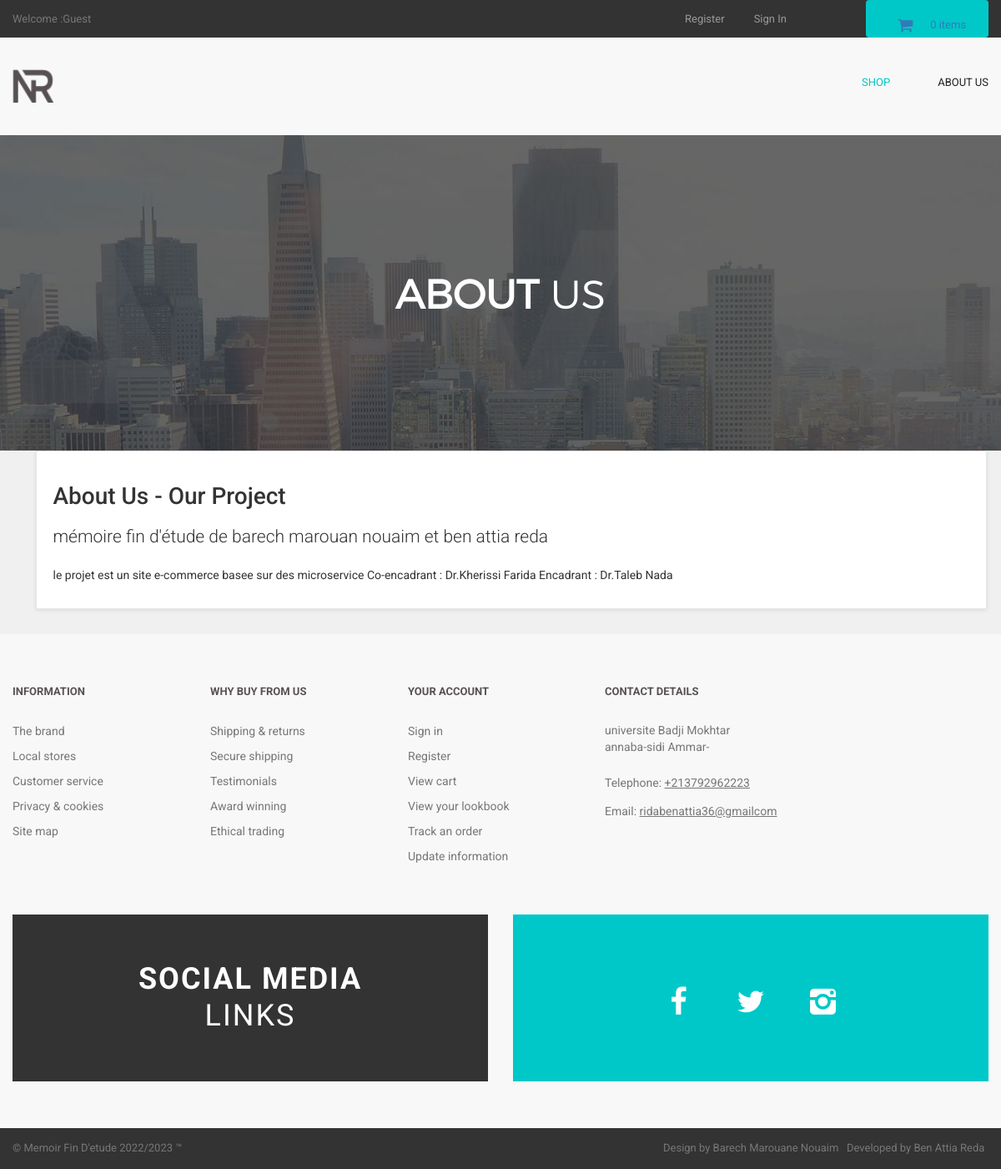
Page /about.php on the committed database.
### tables this page shows
CREATE TABLE `about_us` (
  `about_id` int(10) NOT NULL,
  `about_heading` text NOT NULL,
  `about_short_desc` text NOT NULL,
  `about_desc` text NOT NULL
);

### about.php (the view, shortened to what this page needs)
<?php
include("includes/db.php");
include("includes/header.php");
include("includes/main.php");
?>
  <main>
    <div class="nero">
      <div class="nero__heading">
        <span class="nero__bold">About</span> us
      </div>
    </div>
  </main>
<div id="content" >
<div class="container" >
<div class="col-md-12" >
<div class="box" >
<?php
$get_about_us = "select * from about_us";
$run_about_us = mysqli_query($con,$get_about_us);
$row_about_us = mysqli_fetch_array($run_about_us);
$about_heading = $row_about_us['about_heading'];
$about_short_desc = $row_about_us['about_short_desc'];
$about_desc = $row_about_us['about_desc'];
?>
<h1> <?php echo $about_heading; ?> </h1>
<p class="lead"> <?php echo $about_short_desc; ?> </p>
<p> <?php echo $about_desc; ?> </p>
</div>
</div>
</div>
</div>
<?php
include("includes/footer.php");
?>
</body>
</html>

### styles/backend.css (style rules this page uses)
html { font-family: "Roboto", Helvetica, Arial, sans-serif; line-height: 1.15; -ms-text-size-adjust: 100%; -webkit-text-size-adjust: 100% }
body { margin: 0 }
h1 { font-size: 2em; margin: .67em 0 }
figcaption, figure, main { display: block }
html { box-sizing: border-box }
body { min-width: 1190px; font-family: Montserrat, sans-serif; font-weight: 400; background-color: white; }
.container { width: 1170px; margin: 0 auto }
.nero { padding-top: 160px; padding-bottom: 140px; font-family: 'montserratlight', sans-serif; text-align: center; text-transform: uppercase; color: #FFF; background: #666 url("../images/banner-ave.jpg") no-repeat; background-size: cover; background-position: center; }
.nero__heading { font-size: 48px; }
.nero__bold { font-weight: 700; }

### styles/style.css (style rules this page uses)
body { font-family: "Roboto", Helvetica, Arial, sans-serif; font-size: 14px; line-height: 1.42857143; color: #333333; background-color: #f0f0f0; overflow-x: hidden; }
.box { background: #fff; margin: 0 0 30px; border: solid 1px #e6e6e6; box-sizing: border-box; padding:20px; box-shadow: 0 1px 5px rgba(0, 0, 0, 0.1); }
#content { padding-left:25px; }

### rows in the picture
about_us: about_heading "About Us - Our Project", about_short_desc "mémoire fin d'étude de barech marouan nouaim et ben attia reda", about_desc "le projet est un site e-commerce basee sur des microservice Co-encadrant : Dr.Kherissi Farida Encadrant : Dr.Taleb Nada"

### other values in the picture
$count_items "0"
